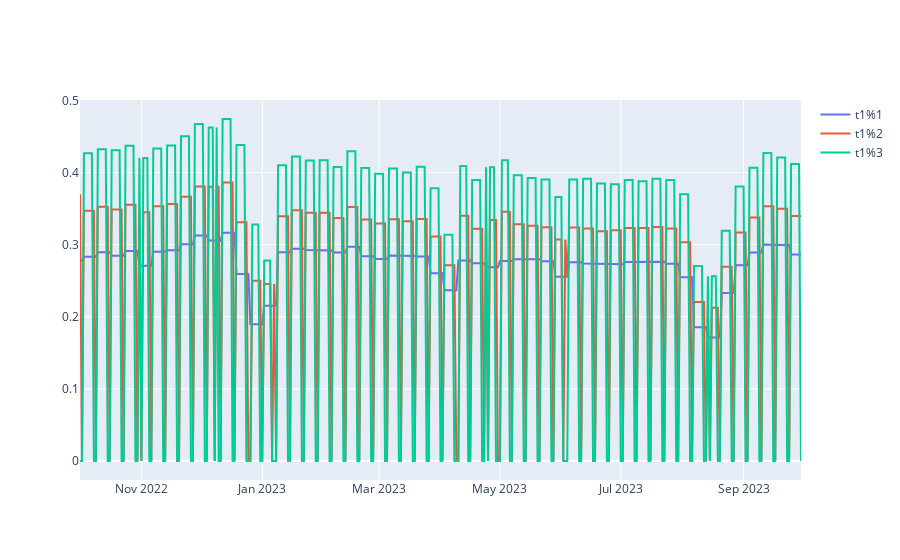

This figure's notebook cell:
### Markdown cell above
## T1

### Code cell
import plotly.graph_objects as go
# Create traces
fig = go.Figure()

c1_columns = df.columns[df.columns.str.contains('t1')]

for c1_col in c1_columns:
    fig.add_trace(
        go.Scatter(
            x=df['date'], 
            y=df[c1_col],
            mode='lines',
            name=c1_col,
            text=df['day_of_week']
        )
    )

fig.show()

### Figure 1 — Plotly figure (JSON) as saved in the notebook; plotly's stock layout.template omitted (floating-point values rounded to 4 significant figures; data arrays with more than 128 entries replaced by an {"elided": "..."} marker saying what was removed)
{"data": [{"mode": "lines", "name": "t1%1", "text": {"elided": "365 str values"}, "type": "scatter", "x": {"elided": "365 str values"}, "y": {"elided": "365 float values"}}, {"mode": "lines", "name": "t1%2", "text": {"elided": "365 str values"}, "type": "scatter", "x": {"elided": "365 str values"}, "y": {"elided": "365 float values"}}, {"mode": "lines", "name": "t1%3", "text": {"elided": "365 str values"}, "type": "scatter", "x": {"elided": "365 str values"}, "y": {"elided": "365 float values"}}], "layout": {}}
